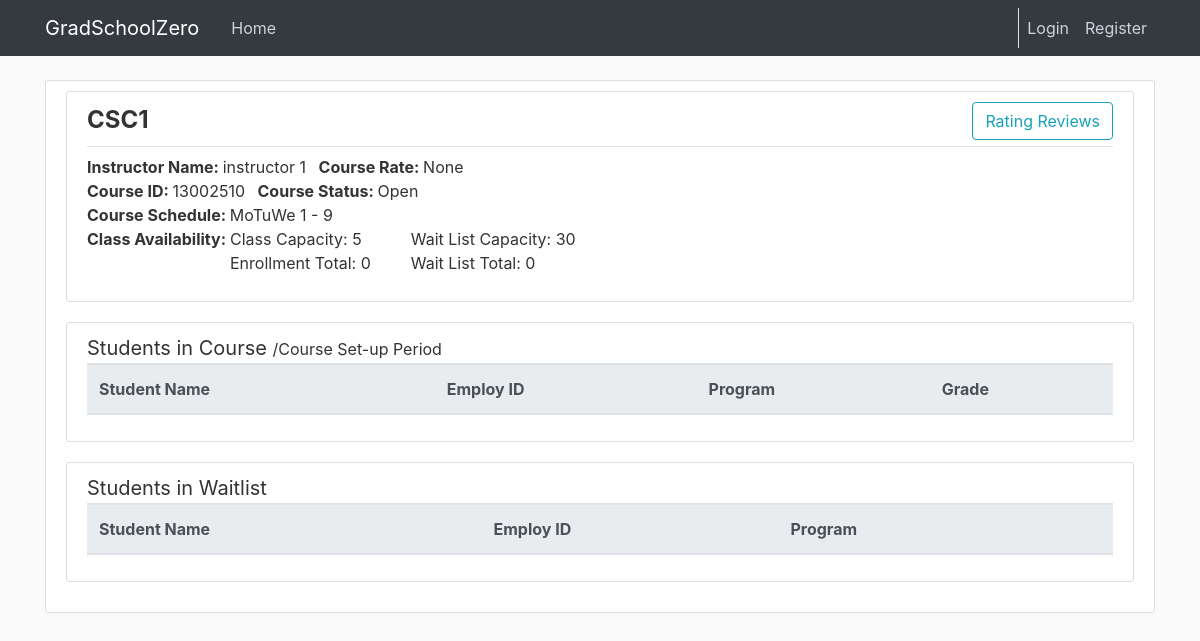
The app's page /course/13002510 with its own data.
### cunyzero/models.py (models this page shows, shortened)
class Course(db.Model):
    id = db.Column(db.Integer, primary_key=True)
    instructorId = db.Column(db.Integer, db.ForeignKey('instructor.ownerId'))
    coursename = db.Column(db.String(20), nullable = False)
    creationPeriod = db.Column(db.Integer, nullable = True)#for period/semester task logic
    startPeriod = db.Column(db.Integer, nullable = False)#1-9
    endPeriod = db.Column(db.Integer, nullable = False)#1-9
    dayofweek = db.Column(db.String(30), nullable = False)#mo,tu,we,th,fr,sa,su if missing use --
    capacity = db.Column(db.Integer, default=30)
    status = db.Column(db.String(20), nullable = False, default="Open")#status like open, finished, cancelled, etc.
    waitListCapacity = db.Column(db.Integer, default=30)
    rating = db.Column(db.Float, default=None, nullable = True)# ^
    studentcourses = db.relationship('StudentCourse', backref='course', lazy=True)
    def getInstructorName(self):
        instructor = Instructor.query.get(self.instructorId)
        return instructor.firstname + " " + instructor.lastname
    def getEnrolledTotal(self):
        return StudentCourse.query.filter_by(courseId=self.id, waiting=False).count()
    def getWaitlistTotal(self):
        return StudentCourse.query.filter_by(courseId=self.id, waiting=True).count()
    def getAvgRating(self):
        count=0
        total=0.0
        for sc in self.studentcourses:
            if sc.rating:
                count+=1
                total+=sc.rating
        if count != 0:
            return total/count
        else:
            return None

class Instructor(db.Model):
    ownerId = db.Column(db.Integer, primary_key=True)
    status = db.Column(db.String(20), default='Employed')#fired, suspended, etc.
    firstname = db.Column(db.String(30), nullable=False)
    lastname = db.Column(db.String(30), nullable=False)
    warning = db.Column(db.Integer, nullable = False, default=0)
    user = db.relationship('User', backref='instructorOwner', lazy=True)
    warnings = db.relationship('Warning', backref='targetInstructor', lazy=True)
    courses = db.relationship('Course', backref='instructor', lazy=True)

class Period(db.Model):#set-up, registration, running, or grading period
    id = db.Column(db.Integer, primary_key=True)
    period = db.Column(db.Integer, nullable = False, default=0)#periods passed
    def getPeriodName(self):# returns set-up, registration, running, or grading period
        remainder = self.period % 4
        if remainder==0:
            return "Course Set-up Period"

### cunyzero/routes.py (the view, shortened to what this page needs)
@login_required
@app.route('/course/<int:course_Id>', methods=['GET', 'POST'])
def course_review(course_Id):
    period = Period.query.all()[0]
    course = Course.query.get(course_Id)
    programs = Program.query.all()
    students = db.session.query(Student, StudentCourse)\
        .join(StudentCourse, StudentCourse.studentId == Student.ownerId)\
        .filter(StudentCourse.courseId == course_Id,
        StudentCourse.waiting == False).all()
    students_waitlist = db.session.query(Student, StudentCourse)\
        .join(StudentCourse, StudentCourse.studentId == Student.ownerId).filter(StudentCourse.courseId == course_Id,
                                                                                StudentCourse.waiting == True).all()
    studentId = request.form.get("Grade")
    studentId_waiting = request.form.get("Approve")
    return render_template("course-review.html", title="Course Detail Review", course=course, students=students,
                           programs=programs, students_waitlist=students_waitlist, period=period)

### cunyzero/templates/course-review.html (shortened to what this page needs)
{% extends "layout.html" %}
{% block content %}
    <div class="content-section">
        <article class="media content-section">
            <div class="media-body">
                <legend class="pb-2 border-bottom">
                    <strong>{{ course.coursename }}</strong>
                    <a class="btn btn-outline-info float-right" style="text-decoration: none;" href="{{ url_for('course_rating',courseId=course.id)}}">
                        Rating Reviews
                    </a>
                </legend>
                <div>
                    <strong>Instructor Name: </strong>
                    <span>{{ course.getInstructorName() }}</span>
                    <strong class="ml-2">Course Rate: </strong>
                    <span> {{ course.getAvgRating() }} </span>
                </div>
                <div>
                    <strong>Course ID: </strong>
                    <span>{{ course.id }}</span>
                    <strong class="ml-2">Course Status: </strong>
                    <span>{{ course.status }}</span>
                </div>
                <div>
                    <strong>Course Schedule: </strong>
                    <span>
                        {{ course.dayofweek }}
                        {{ course.startPeriod }} - {{ course.endPeriod }}
                    </span>
                </div>
                <div class="row ml-0">
                    <strong>Class Availability:</strong>
                    <ul class="pl-1" style="list-style-type: none">
                        <li> Class Capacity: {{ course.capacity }} </li>
                        <li> Enrollment Total: {{ course.getEnrolledTotal() }} </li>
                    </ul>
                    <ul style="list-style-type: none">
                        <li> Wait List Capacity: {{ course.waitListCapacity }} </li>
                        <li> Wait List Total: {{ course.getWaitlistTotal() }} </li>
                    </ul>
                </div>
            </div>
        </article>
        <div class="content-section">
            <div class="lead border-bottom">
                <strong>Students in Course</strong>
                <small>/{{ period.getPeriodName() }}</small>
            </div>
            <table class="table table-condensed">
                <thead class="thead-light">
                    <tr>
                        <th>Student Name</th>
                        <th>Employ ID</th>
                        <th>Program</th>
                        <th>Grade</th>
                    </tr>
                </thead>
            </table>
        </div>
        <div class="content-section">
            <div class="lead border-bottom">
                <strong>Students in Waitlist</strong>
            </div>
            <table class="table table-condensed">
                <thead class="thead-light">
                    <tr>
                        <th>Student Name</th>
                        <th>Employ ID</th>
                        <th>Program</th>
                        <th>
                        </th>
                    </tr>
                </thead>
            </table>
        </div>
    </div>
{% endblock content %}

### cunyzero/static/main.css (style rules this page uses)
body { background: #fafafa; color: #333333; margin-top: 5rem; }
.content-section { background: #ffffff; padding: 10px 20px; border: 1px solid #dddddd; border-radius: 3px; margin-bottom: 20px; }

### records on screen
Course: coursename "CSC1", getInstructorName "instructor 1", id "13002510", status "Open", dayofweek "MoTuWe", startPeriod "1", endPeriod "9", capacity "5", waitListCapacity "30"
Period: getPeriodName "Course Set-up Period"

### other values on screen
{{ course.getAvgRating() }} "None"
{{ course.getEnrolledTotal() }} "0"
{{ course.getWaitlistTotal() }} "0"
